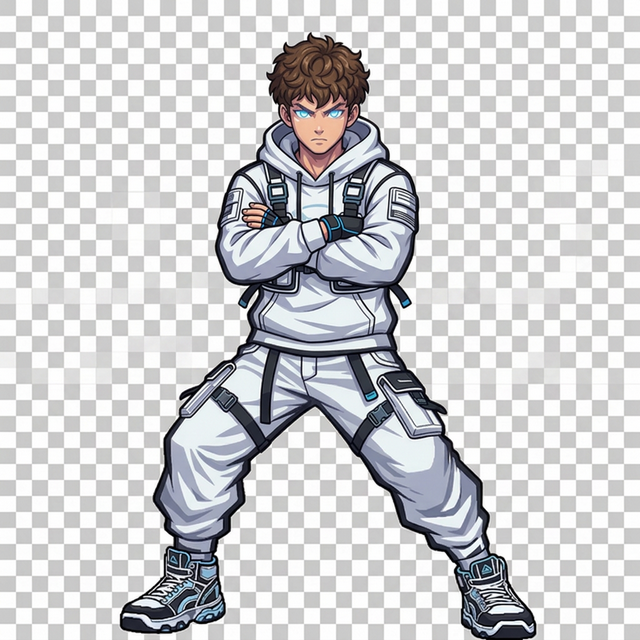
#> input picture assets/CHARACTERS/0.1.Supreme_Keano/_front.png, 640 x 640 px; its folder holds only this picture in this run
$ python remove_checkerboard.py
#> lines starting #> are read from the running program, lines starting #| are printed output that depends on the picture
import sys
import glob
from PIL import Image

def remove_bg(img_path, out_path):
    img = Image.open(img_path).convert("RGBA")
    pixels = img.load()
    width, height = img.size
#> width = 640; height = 640

    def is_bg(p):
        r, g, b = p[:3]
        # Check against common checkerboard colors (white and shades of light grey)
        for target in [255, 204, 153]:
            if abs(r - target) < 15 and abs(g - target) < 15 and abs(b - target) < 15:
                return True
        return False

    q = [(0, 0), (width-1, 0), (0, height-1), (width-1, height-1), (0, height//2), (width-1, height//2)]
    visited = set()

    # Flood fill
    for start in q:
        if start not in visited and is_bg(pixels[start[0], start[1]]):
            sq = [start]
            visited.add(start)
            head = 0
            while head < len(sq):
                x, y = sq[head]
                head += 1
                pixels[x, y] = (0, 0, 0, 0)

                for dx, dy in [(0, 1), (1, 0), (0, -1), (-1, 0)]:
                    nx, ny = x + dx, y + dy
                    if 0 <= nx < width and 0 <= ny < height and (nx, ny) not in visited:
                        if is_bg(pixels[nx, ny]):
                            visited.add((nx, ny))
                            sq.append((nx, ny))

    img.save(out_path)
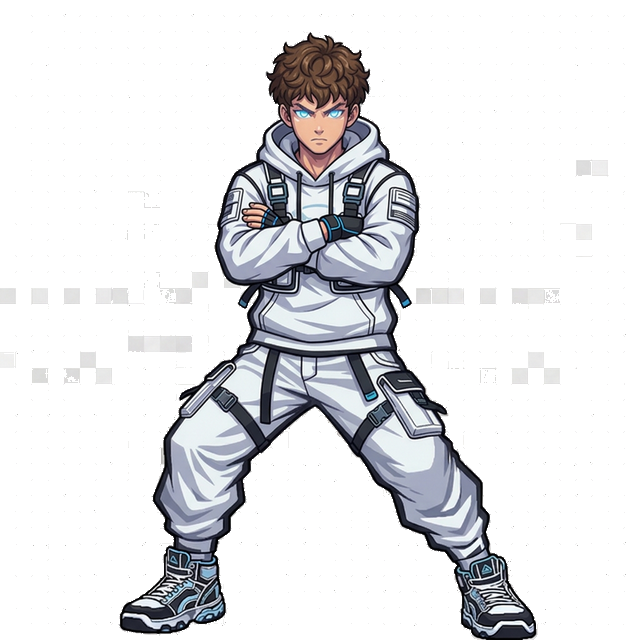
#> saved as _front.png: PIL image 640x640 RGBA; mean R, G, B, A 37.1, 37.6, 39.8, 65.9; transparent parts drawn white

target_paths = [
    "assets/CHARACTERS/0.1.Supreme_Keano/*.png",
    "assets/CHARACTERS/0.2.Hyper_Keano/*.png",
    "assets/fx/char_projectiles/*.png"
]

files = []
for p in target_paths:
    files.extend(glob.glob(p))

for f in files:
    try:
        remove_bg(f, f)
        print("Matted:", f)
    except Exception as e:
        print("Failed:", f, str(e))
